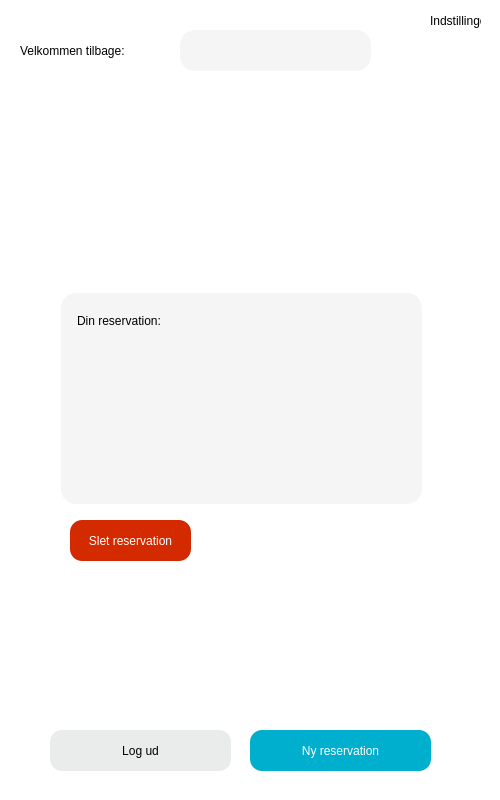
<?xml version="1.0" encoding="UTF-8"?>
<ui version="4.0">
 <class>MainWindow</class>
 <widget class="QMainWindow" name="MainWindow">
  <property name="enabled">
   <bool>true</bool>
  </property>
  <property name="geometry">
   <rect>
    <x>0</x>
    <y>0</y>
    <width>500</width>
    <height>800</height>
   </rect>
  </property>
  <property name="windowTitle">
   <string>Clever Projekt - Gruppe 2</string>
  </property>
  <property name="styleSheet">
   <string notr="true">background-color: qlineargradient(spread:pad, x1:0, y1:0, x2:1, y2:1, stop:0 rgba(1, 54, 54, 255), stop:1 rgba(1, 54, 54, 255));</string>
  </property>
  <widget class="QWidget" name="centralwidget">
   <widget class="QLabel" name="done">
    <property name="geometry">
     <rect>
      <x>20</x>
      <y>40</y>
      <width>181</width>
      <height>21</height>
     </rect>
    </property>
    <property name="styleSheet">
     <string notr="true">font: 18pt &quot;arial&quot;;

color: rgb(0, 0, 0);
background-color: rgba(255, 255, 255, 0);</string>
    </property>
    <property name="text">
     <string>Velkommen tilbage:</string>
    </property>
   </widget>
   <widget class="QLabel" name="label_11">
    <property name="geometry">
     <rect>
      <x>0</x>
      <y>-10</y>
      <width>501</width>
      <height>811</height>
     </rect>
    </property>
    <property name="whatsThis">
     <string extracomment="Sletter din reservation"/>
    </property>
    <property name="styleSheet">
     <string notr="true">background-color: rgb(255, 255, 255);</string>
    </property>
    <property name="text">
     <string/>
    </property>
   </widget>
   <widget class="QPushButton" name="slet_reserveration">
    <property name="geometry">
     <rect>
      <x>70</x>
      <y>520</y>
      <width>121</width>
      <height>41</height>
     </rect>
    </property>
    <property name="mouseTracking">
     <bool>false</bool>
    </property>
    <property name="autoFillBackground">
     <bool>false</bool>
    </property>
    <property name="styleSheet">
     <string notr="true">background-color: rgb(211, 42, 0);
font: BOLD 15pt &quot;Arial&quot;;
color: rgb(255, 255, 255);
border-radius: 12px;</string>
    </property>
    <property name="text">
     <string>Slet reservation</string>
    </property>
    <property name="checkable">
     <bool>false</bool>
    </property>
    <property name="autoDefault">
     <bool>true</bool>
    </property>
    <property name="default">
     <bool>false</bool>
    </property>
    <property name="flat">
     <bool>false</bool>
    </property>
   </widget>
   <widget class="QPushButton" name="ny_reservation">
    <property name="geometry">
     <rect>
      <x>250</x>
      <y>730</y>
      <width>181</width>
      <height>41</height>
     </rect>
    </property>
    <property name="styleSheet">
     <string notr="true">background-color: rgb(0, 174, 205);
font: BOLD 15pt &quot;Arial&quot;;
color: rgb(255, 255, 255);
border-radius: 12px;</string>
    </property>
    <property name="text">
     <string>Ny reservation</string>
    </property>
   </widget>
   <widget class="QLabel" name="bruger">
    <property name="geometry">
     <rect>
      <x>190</x>
      <y>40</y>
      <width>181</width>
      <height>21</height>
     </rect>
    </property>
    <property name="styleSheet">
     <string notr="true">font: bold 18pt &quot;Arial&quot;;
color: rgb(0, 0, 0);
background-color: rgba(255, 255, 255, 0);</string>
    </property>
    <property name="text">
     <string/>
    </property>
   </widget>
   <widget class="QLabel" name="label_5">
    <property name="geometry">
     <rect>
      <x>180</x>
      <y>30</y>
      <width>191</width>
      <height>41</height>
     </rect>
    </property>
    <property name="styleSheet">
     <string notr="true">
background-color: rgba(0, 0, 0, 10);

border-radius: 15px;</string>
    </property>
    <property name="text">
     <string/>
    </property>
   </widget>
   <widget class="QLabel" name="slut">
    <property name="geometry">
     <rect>
      <x>100</x>
      <y>410</y>
      <width>150</width>
      <height>21</height>
     </rect>
    </property>
    <property name="styleSheet">
     <string notr="true">font: 14pt &quot;arial&quot;;
color: rgb(0, 0, 0);
background-color: rgba(255, 255, 255, 0);</string>
    </property>
    <property name="text">
     <string/>
    </property>
   </widget>
   <widget class="QLabel" name="label_6">
    <property name="geometry">
     <rect>
      <x>61</x>
      <y>293</y>
      <width>361</width>
      <height>211</height>
     </rect>
    </property>
    <property name="styleSheet">
     <string notr="true">
background-color: rgba(0, 0, 0, 10);

border-radius: 15px;</string>
    </property>
    <property name="text">
     <string/>
    </property>
   </widget>
   <widget class="QLabel" name="start">
    <property name="geometry">
     <rect>
      <x>100</x>
      <y>377</y>
      <width>141</width>
      <height>21</height>
     </rect>
    </property>
    <property name="styleSheet">
     <string notr="true">font: 14pt &quot;arial&quot;;
color: rgb(0, 0, 0);
background-color: rgba(255, 255, 255, 0);</string>
    </property>
    <property name="text">
     <string/>
    </property>
   </widget>
   <widget class="QLabel" name="adresse">
    <property name="geometry">
     <rect>
      <x>100</x>
      <y>440</y>
      <width>301</width>
      <height>21</height>
     </rect>
    </property>
    <property name="styleSheet">
     <string notr="true">font: 14pt &quot;arial&quot;;
color: rgb(0, 0, 0);
background-color: rgba(255, 255, 255, 0);</string>
    </property>
    <property name="text">
     <string/>
    </property>
   </widget>
   <widget class="QLabel" name="done_2">
    <property name="geometry">
     <rect>
      <x>77</x>
      <y>310</y>
      <width>161</width>
      <height>21</height>
     </rect>
    </property>
    <property name="styleSheet">
     <string notr="true">font: bold 14pt &quot;arial&quot;;
color: rgb(0, 0, 0);
background-color: rgba(255, 255, 255, 0);</string>
    </property>
    <property name="text">
     <string>Din reservation:</string>
    </property>
   </widget>
   <widget class="QPushButton" name="log_ud">
    <property name="geometry">
     <rect>
      <x>50</x>
      <y>730</y>
      <width>181</width>
      <height>41</height>
     </rect>
    </property>
    <property name="styleSheet">
     <string notr="true">background-color: rgb(234, 236, 236);
font: bold 13pt &quot;Arial&quot;;
color: rgb(0, 0, 0);
border-radius: 12px;</string>
    </property>
    <property name="text">
     <string>Log ud</string>
    </property>
   </widget>
   <widget class="QLabel" name="error">
    <property name="geometry">
     <rect>
      <x>63</x>
      <y>700</y>
      <width>361</width>
      <height>20</height>
     </rect>
    </property>
    <property name="styleSheet">
     <string notr="true">font: 12pt &quot;.AppleSystemUIFont&quot;;
color: rgb(255, 38, 0);
background-color: rgba(255, 255, 255, 0);</string>
    </property>
    <property name="text">
     <string/>
    </property>
   </widget>
   <widget class="QLabel" name="noterror">
    <property name="geometry">
     <rect>
      <x>250</x>
      <y>510</y>
      <width>171</width>
      <height>21</height>
     </rect>
    </property>
    <property name="styleSheet">
     <string notr="true">font: 12pt &quot;.AppleSystemUIFont&quot;;
color: rgb(15, 160, 0);
background-color: rgba(255, 255, 255, 0);</string>
    </property>
    <property name="text">
     <string/>
    </property>
   </widget>
   <widget class="QLabel" name="label">
    <property name="geometry">
     <rect>
      <x>160</x>
      <y>110</y>
      <width>171</width>
      <height>171</height>
     </rect>
    </property>
    <property name="styleSheet">
     <string notr="true">background-color: rgba(255, 255, 255, 0);</string>
    </property>
    <property name="text">
     <string/>
    </property>
    <property name="pixmap">
     <pixmap>user-2.png</pixmap>
    </property>
    <property name="scaledContents">
     <bool>true</bool>
    </property>
   </widget>
   <widget class="QPushButton" name="profil_indstillinger">
    <property name="geometry">
     <rect>
      <x>430</x>
      <y>30</y>
      <width>51</width>
      <height>41</height>
     </rect>
    </property>
    <property name="styleSheet">
     <string notr="true">background-color: rgba(255, 255, 255, 0);
border-radius: 10px;
</string>
    </property>
    <property name="text">
     <string/>
    </property>
    <property name="icon">
     <iconset>
      <normaloff>settings.png</normaloff>settings.png</iconset>
    </property>
    <property name="iconSize">
     <size>
      <width>30</width>
      <height>30</height>
     </size>
    </property>
   </widget>
   <widget class="QLabel" name="done_3">
    <property name="geometry">
     <rect>
      <x>430</x>
      <y>10</y>
      <width>51</width>
      <height>21</height>
     </rect>
    </property>
    <property name="styleSheet">
     <string notr="true">font: 10pt &quot;arial&quot;;

color: rgb(0, 0, 0);
background-color: rgba(255, 255, 255, 0);</string>
    </property>
    <property name="text">
     <string>Indstillinger</string>
    </property>
   </widget>
   <zorder>label_11</zorder>
   <zorder>done</zorder>
   <zorder>slet_reserveration</zorder>
   <zorder>ny_reservation</zorder>
   <zorder>label_5</zorder>
   <zorder>bruger</zorder>
   <zorder>slut</zorder>
   <zorder>label_6</zorder>
   <zorder>start</zorder>
   <zorder>adresse</zorder>
   <zorder>done_2</zorder>
   <zorder>log_ud</zorder>
   <zorder>error</zorder>
   <zorder>noterror</zorder>
   <zorder>label</zorder>
   <zorder>profil_indstillinger</zorder>
   <zorder>done_3</zorder>
  </widget>
 </widget>
 <resources/>
 <connections/>
</ui>
